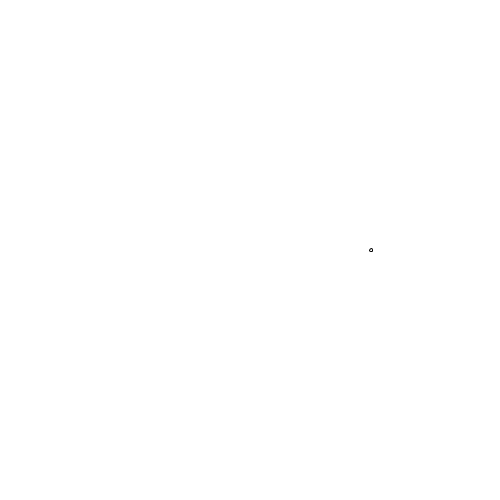
Frame 1 (no input)
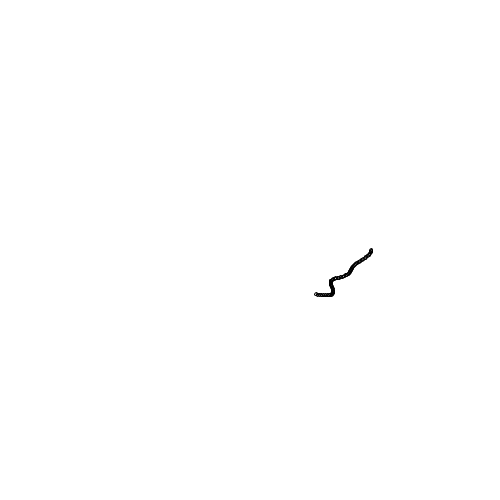
Frame 60 (the mouse pressed at the canvas centre just before this capture)
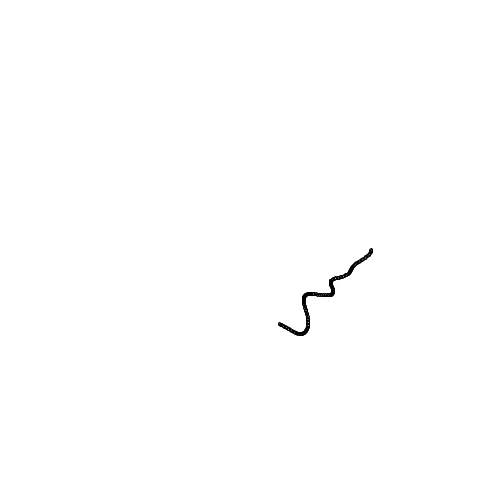
Frame 120 (the mouse held since frame 60 and released just before this capture)

The Processing sketch that drew these frames (run headless with seeded random() and noise(); from frame 60 on, the mouse is pressed at the canvas centre):

// Processing sketch: sketch_010
// ── sketch_010.pde

float time =0;
float theta = 0;
float increment = 0.01;

void setup() {
  size(500, 500);
  frameRate(120);
  background(255);
  smooth();
}

void draw() {

  //원이 움직일 크기 r을 Perlin Noise 함수로 지정  
  float r = noise(time);  

  //r이 보다 큰 크기로 자연스레 움직이기 위한 Map 함수 지정
  float s = map(r, 0, 1, 0, 200);


  //원을 그릴 벡터 X, 벡터 Y 설정
  float x = s * cos(theta);
  float y = s * sin(theta);

  noFill();
  ellipse(x + width/2, y + height/2, 3, 3);
  theta += 0.01;
  time += increment;
}
